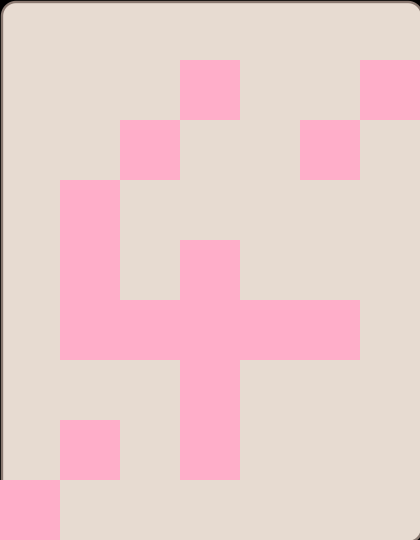

The image is a tile-based game level rendered from a .tmx file. Its description and source (layers, tilesets, objects; grid data summarised) follow:
An orthogonal 7x9 tile map with 60x60 px tiles, 3 tile layers (background, wall, Items), 3 tilesets and 14 objects (food1, food2, food3, food4, food5, ...).

<map version="1.0" orientation="orthogonal" width="7" height="9" tilewidth="60" tileheight="60">
 <tileset firstgid="1" name="wall" tilewidth="60" tileheight="60">
  <image source="wall.png" width="120" height="120" />
 </tileset>
 <tileset firstgid="5" name="background1" tilewidth="60" tileheight="60">
  <image source="background1.png" width="424" height="544" />
 </tileset>
 <tileset firstgid="68" source="metaset1.tsx" />
 <layer name="background" width="7" height="9">
  <data>[63 cells, 63 non-empty, 63 distinct tile ids]</data>
 </layer>
 <layer name="wall" width="7" height="9">
  <data>[63 cells, 16 non-empty, 3 distinct tile ids]</data>
 </layer>
 <layer name="Items" width="7" height="9">
  <data>[63 cells, 16 non-empty, 1 distinct tile ids]</data>
 </layer>
 <objectgroup name="foods" width="7" height="9">
  <object name="food1" x="184" y="122" width="52" height="52" />
  <object name="food2" x="122" y="64" width="52" height="52" />
  <object name="food3" x="304" y="3" width="52" height="52" />
  <object name="food4" x="5" y="362" width="52" height="52" />
  <object name="food5" x="124" y="422" width="52" height="52" />
  <object name="food6" x="183" y="484" width="52" height="52" />
  <object name="food7" x="365" y="485" width="52" height="52" />
 </objectgroup>
 <objectgroup name="obstacle" width="7" height="9">
  <object name="obstaclePoint" x="304" y="245" width="52" height="52" />
 </objectgroup>
 <objectgroup name="object" width="7" height="9">
  <object name="character" x="302" y="425" width="52" height="52" />
 </objectgroup>
 <objectgroup name="endPoint" width="7" height="9">
  <object name="counter" x="5" y="3" width="52" height="52" />
 </objectgroup>
 <objectgroup name="items" width="7" height="9">
  <object name="item1" x="4" y="184" width="52" height="52" />
  <object name="item2" x="244" y="184" width="52" height="52" />
  <object name="item3" x="61" y="121" width="52" height="52" />
  <object name="item4" x="364" y="182" width="52" height="52" />
 </objectgroup>
</map>
